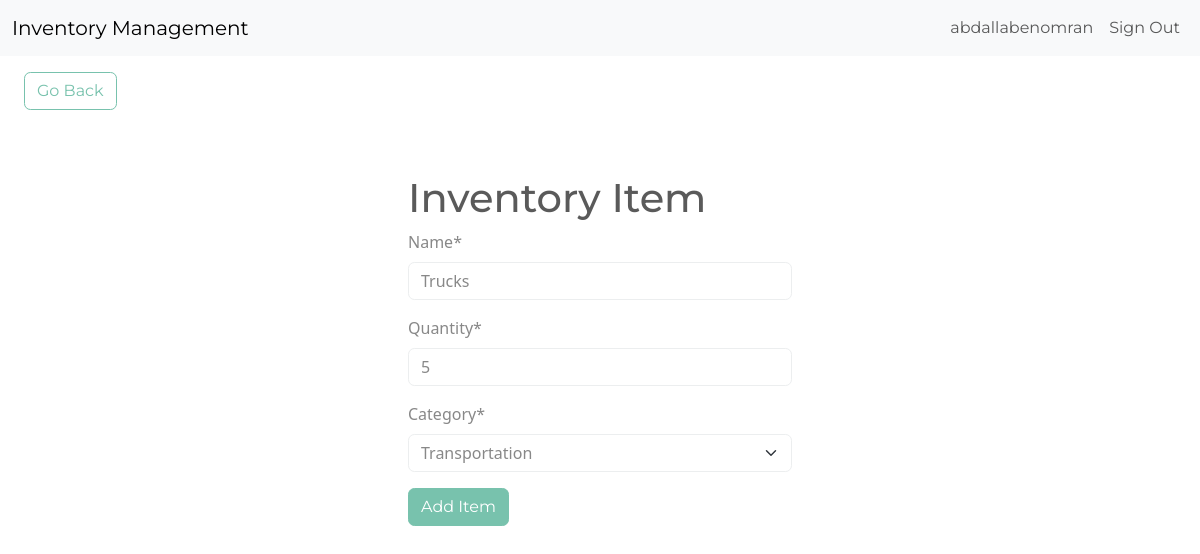
Screenshot of /edit-item/1 (signed in) with the database file from the repository.
### inventory/models.py (models this page shows, shortened)
class InventoryItem(models.Model):
    name = models.CharField(max_length=200)
    quantity = models.IntegerField()
    category = models.ForeignKey('Category', on_delete=models.SET_NULL, blank=True, null=True)
    date_created = models.DateTimeField(auto_now_add=True)
    user = models.ForeignKey(User, on_delete=models.CASCADE)

class Category(models.Model):
    name = models.CharField(max_length=200)
    class Meta:
        verbose_name_plural = "categories"
    def __str__(self):
        return self.name

### inventory/views.py (the view)
# urls.py: path('edit-item/<int:pk>', EditItem.as_view(), name='edit-item'),
class EditItem(LoginRequiredMixin, UpdateView):
    model = InventoryItem
    form_class = InventoryItemForm
    template_name = "inventory/item_form.html"
    success_url = reverse_lazy("dashboard")

### inventory/forms.py
class InventoryItemForm(forms.ModelForm):
    category = forms.ModelChoiceField(queryset=Category.objects.all(), initial=0)
    class Meta:
        model = InventoryItem
        fields = ['name', 'quantity', 'category', ]

### inventory/templates/inventory/item_form.html (shortened to what this page needs)
{% extends "inventory/base.html" %}
{% load crispy_forms_tags %}
{% block content %}
    <a href="{% url 'dashboard' %}"
       class="btn btn-outline-primary my-3 mx-4">Go Back</a>
    <div class="row">
        <div class="col-11 col-md-4 mx-auto mt-5">
            <h1>Inventory Item</h1>
            <form method="POST">
                {{ form|crispy }}
                <div class="mt-3">
                    <button class="btn btn-primary">Add Item</button>
                </div>
            </form>
        </div>
    </div>
{% endblock content %}

### inventory/templates/inventory/navigation.html (shortened to what this page needs)
<nav class="navbar navbar-expand-lg bg-light">
    <div class="container-fluid">
        <a class="navbar-brand" href="{% url 'index' %}">Inventory Management</a>
        <div class="collapse navbar-collapse justify-content-end" id="navbarNav">
            <ul class="navbar-nav">
                {% if user.is_authenticated %}
                    <li class="nav-item">
                        <a class="nav-link" href="#">{{ user.username }}</a>
                    </li>
                    <li class="nav-item">
                        <form action="{% url 'logout' %}" method="post">
                            <button type="submit"
                                    class="nav-link"
                                    style="color: var(--bs-nav-link-color)">Sign Out</button>
                        </form>
                    </li>
                {% endif %}
            </ul>
        </div>
    </div>
</nav>

### rows the page displays
InventoryItem: name "Trucks", quantity "5", category "Transportation"

### other values shown
{{ user.username }} "abdallabenomran"
